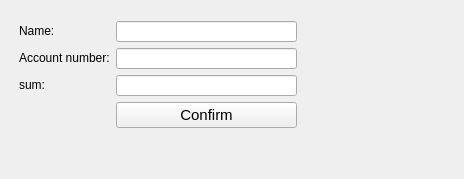
            <widget class="QWidget" name="PaymentPage">
             <layout class="QGridLayout" name="gridLayout_12">
              <item row="0" column="0">
               <layout class="QGridLayout" name="gridLayout_11">
                <item row="4" column="2">
                 <widget class="QPushButton" name="payment_confirm_button">
                  <property name="font">
                   <font>
                    <pointsize>11</pointsize>
                   </font>
                  </property>
                  <property name="text">
                   <string>Confirm</string>
                  </property>
                 </widget>
                </item>
                <item row="2" column="3">
                 <spacer name="horizontalSpacer_14">
                  <property name="orientation">
                   <enum>Qt::Horizontal</enum>
                  </property>
                  <property name="sizeHint" stdset="0">
                   <size>
                    <width>40</width>
                    <height>20</height>
                   </size>
                  </property>
                 </spacer>
                </item>
                <item row="3" column="1">
                 <widget class="QLabel" name="payment_sum_label">
                  <property name="minimumSize">
                   <size>
                    <width>91</width>
                    <height>20</height>
                   </size>
                  </property>
                  <property name="maximumSize">
                   <size>
                    <width>91</width>
                    <height>20</height>
                   </size>
                  </property>
                  <property name="text">
                   <string>sum:</string>
                  </property>
                  <property name="alignment">
                   <set>Qt::AlignLeading|Qt::AlignLeft|Qt::AlignVCenter</set>
                  </property>
                 </widget>
                </item>
                <item row="2" column="1">
                 <widget class="QLabel" name="payment_accnum_label">
                  <property name="minimumSize">
                   <size>
                    <width>91</width>
                    <height>20</height>
                   </size>
                  </property>
                  <property name="maximumSize">
                   <size>
                    <width>91</width>
                    <height>20</height>
                   </size>
                  </property>
                  <property name="text">
                   <string>Account number:</string>
                  </property>
                  <property name="alignment">
                   <set>Qt::AlignLeading|Qt::AlignLeft|Qt::AlignVCenter</set>
                  </property>
                 </widget>
                </item>
                <item row="3" column="2">
                 <widget class="QLineEdit" name="payment_sum_line">
                  <property name="sizePolicy">
                   <sizepolicy hsizetype="Maximum" vsizetype="Maximum">
                    <horstretch>0</horstretch>
                    <verstretch>0</verstretch>
                   </sizepolicy>
                  </property>
                  <property name="minimumSize">
                   <size>
                    <width>181</width>
                    <height>21</height>
                   </size>
                  </property>
                  <property name="maximumSize">
                   <size>
                    <width>181</width>
                    <height>21</height>
                   </size>
                  </property>
                 </widget>
                </item>
                <item row="1" column="1">
                 <widget class="QLabel" name="payment_name_label">
                  <property name="minimumSize">
                   <size>
                    <width>91</width>
                    <height>20</height>
                   </size>
                  </property>
                  <property name="maximumSize">
                   <size>
                    <width>91</width>
                    <height>20</height>
                   </size>
                  </property>
                  <property name="text">
                   <string>Name:</string>
                  </property>
                  <property name="alignment">
                   <set>Qt::AlignLeading|Qt::AlignLeft|Qt::AlignVCenter</set>
                  </property>
                 </widget>
                </item>
                <item row="1" column="2">
                 <widget class="QLineEdit" name="payment_name_line">
                  <property name="sizePolicy">
                   <sizepolicy hsizetype="Maximum" vsizetype="Maximum">
                    <horstretch>0</horstretch>
                    <verstretch>0</verstretch>
                   </sizepolicy>
                  </property>
                  <property name="minimumSize">
                   <size>
                    <width>181</width>
                    <height>21</height>
                   </size>
                  </property>
                  <property name="maximumSize">
                   <size>
                    <width>181</width>
                    <height>21</height>
                   </size>
                  </property>
                 </widget>
                </item>
                <item row="0" column="2">
                 <spacer name="verticalSpacer_10">
                  <property name="orientation">
                   <enum>Qt::Vertical</enum>
                  </property>
                  <property name="sizeType">
                   <enum>QSizePolicy::Expanding</enum>
                  </property>
                  <property name="sizeHint" stdset="0">
                   <size>
                    <width>20</width>
                    <height>10</height>
                   </size>
                  </property>
                 </spacer>
                </item>
                <item row="5" column="2">
                 <spacer name="verticalSpacer_11">
                  <property name="orientation">
                   <enum>Qt::Vertical</enum>
                  </property>
                  <property name="sizeHint" stdset="0">
                   <size>
                    <width>20</width>
                    <height>40</height>
                   </size>
                  </property>
                 </spacer>
                </item>
                <item row="3" column="0">
                 <spacer name="horizontalSpacer_13">
                  <property name="orientation">
                   <enum>Qt::Horizontal</enum>
                  </property>
                  <property name="sizeType">
                   <enum>QSizePolicy::Expanding</enum>
                  </property>
                  <property name="sizeHint" stdset="0">
                   <size>
                    <width>8</width>
                    <height>20</height>
                   </size>
                  </property>
                 </spacer>
                </item>
                <item row="2" column="2">
                 <widget class="QLineEdit" name="payment_accnum_line">
                  <property name="sizePolicy">
                   <sizepolicy hsizetype="Maximum" vsizetype="Maximum">
                    <horstretch>0</horstretch>
                    <verstretch>0</verstretch>
                   </sizepolicy>
                  </property>
                  <property name="minimumSize">
                   <size>
                    <width>181</width>
                    <height>21</height>
                   </size>
                  </property>
                  <property name="maximumSize">
                   <size>
                    <width>181</width>
                    <height>21</height>
                   </size>
                  </property>
                 </widget>
                </item>
                <item row="2" column="4">
                 <spacer name="horizontalSpacer_19">
                  <property name="orientation">
                   <enum>Qt::Horizontal</enum>
                  </property>
                  <property name="sizeType">
                   <enum>QSizePolicy::Fixed</enum>
                  </property>
                  <property name="sizeHint" stdset="0">
                   <size>
                    <width>116</width>
                    <height>20</height>
                   </size>
                  </property>
                 </spacer>
                </item>
               </layout>
              </item>
             </layout>
            </widget>
